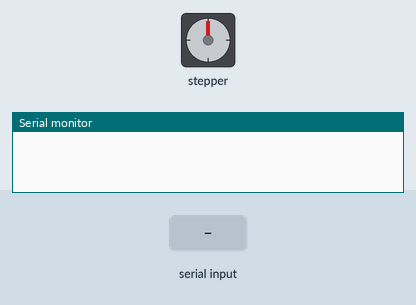
Simulated run of this sketch. Board: Arduino Uno, built with avr-gcc and run on an emulated ATmega328P. On the bench: stepper motor, the last lines printed to the serial monitor. Wiring (inferred from the names in the program): stepper motor driver (200 steps per turn assumed): step pin 3; direction pin 2. The inputs (shaded band) are chosen by the test bench.

Above: at 1.2 s.
1.3 s: "90,45,200\n" received over Serial
At 2.0 s:
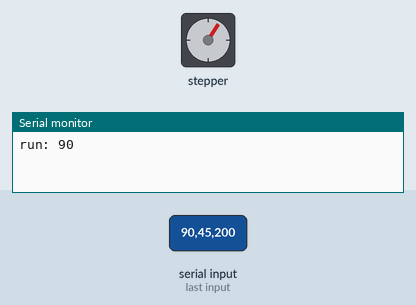
2.9 s: "200\n" received over Serial
At 3.6 s:
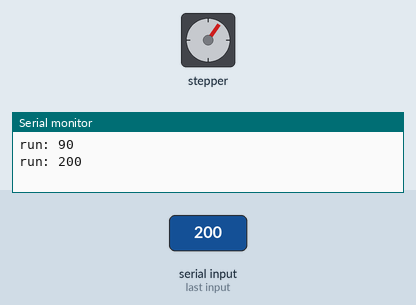
Timing chart, 0 to 5.9 s (numbered marks = the images above; inputs shaded):
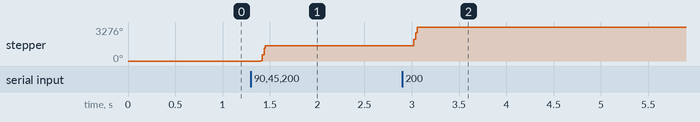

The sketch:

Steping_motor_ino.ino
```cpp
char buffer[18];
int  tong;
int  b=0;
int dirpin = 2;
int steppin = 3;

void setup()
{
Serial.begin(9600);
Serial.flush();
  pinMode(dirpin, OUTPUT);
  pinMode(steppin, OUTPUT);
}
void loop()
{

if (Serial.available() > 0) {
int index=0;
delay(100); // let the buffer fill up
int numChar = Serial.available();
while (numChar--) {
buffer[index++] = Serial.read();
}
splitString(buffer);
}

}
void splitString(char* data) {
char* parameter;
parameter = data;
setLED(parameter);
Serial.flush();
}
void setLED(char* data) {
int Ans = strtol(data, NULL, 10);
Ans = constrain(Ans,0,10000);
tong=Ans;
Serial.print("run: ");
Serial.println(tong);
  //if(tong > b ){
      int n= tong-b;
      int o=0;
      if(n>10){
         o = n/10;
      }
      n=(n*9)+o;
      digitalWrite(dirpin, HIGH);
      //delay(1000);
      runing(n);
     // Serial.print("+y: ");
      //Serial.println(n);
      b=tong;
      goto num;
   // }
  /*else if(tong < b){
      int n = b-tong;
      int o=0;
      if(n>10){
         o = n/10;
      }
      n=(n*9)+ o ;//+(int)();
      digitalWrite(dirpin, LOW);
      //delay(1000);
      runing(n);
      //Serial.print("-y: ");
      //Serial.println(n);
      b=tong;
      goto num;
    }*/
num:
buffer[0]=0;buffer[1]=0;buffer[2]=0;buffer[3]=0;

}
void runing(int x){
    for (int i = 0; i< x; i++)
  {
    digitalWrite(steppin, LOW);
    delayMicroseconds(15);
    digitalWrite(steppin, HIGH);
    delayMicroseconds(35);
  }
}
```

Measured:
- after the input at 1.3 s, stepper: turns 1474° clockwise, starting after 0.10 s
- after the input at 2.9 s, stepper: turns 1802° clockwise, starting after 0.10 s
